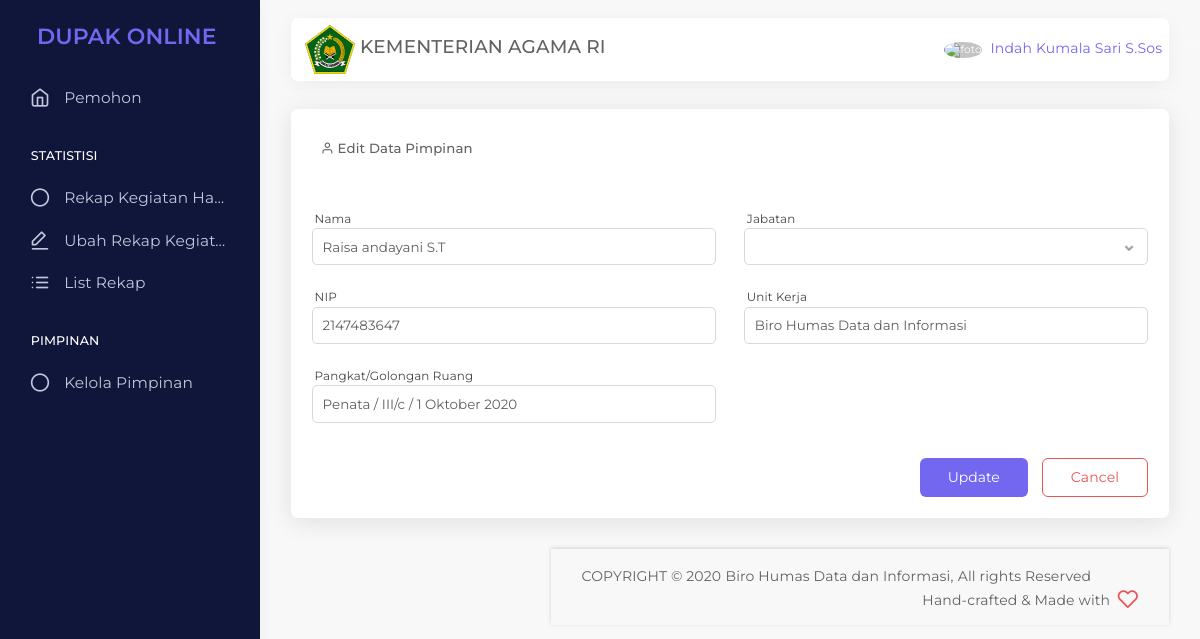
Page /statistisi/pimpinan-edit.php (signed in) on the committed database.
### tables this page shows
CREATE TABLE `pengguna` (
  `id_pengguna` int(100) NOT NULL,
  `nama` varchar(100) NOT NULL,
  `nip` varchar(225) NOT NULL,
  `password` varchar(255) NOT NULL,
  `email` varchar(255) NOT NULL,
  `alamat` varchar(255) NOT NULL,
  `no_seri_kapreg` varchar(1000) NOT NULL,
  `tempat_tanggal_lahir` varchar(100) NOT NULL,
  `tgl_lahir` date NOT NULL,
  `jenis_kelamin` varchar(100) NOT NULL,
  `pendidikan` varchar(100) NOT NULL,
  `pangkat` varchar(100) NOT NULL,
  `jabatan` enum('Statistisi Muda','Statistisi Madya') NOT NULL,
  `masa_kerja` varchar(100) NOT NULL,
  `unit_kerja` varchar(100) NOT NULL,
  `role` enum('Admin','Statistisi','Penilai') NOT NULL
);

CREATE TABLE `pimpinan` (
  `id_pimpinan` int(255) NOT NULL,
  `nama` varchar(255) NOT NULL,
  `nip` int(255) NOT NULL,
  `pangkat_golongan` varchar(255) NOT NULL,
  `jabatan` varchar(255) NOT NULL,
  `unit_kerja` varchar(255) NOT NULL
);

### session_co.php (called while the page is built, shortened)
<?php
   include('config.php');
   $user_check = $_SESSION['login'];
   $ses_sql = mysqli_query($mysqli,"SELECT * FROM pengguna WHERE nip = '$user_check'");
   while ($row = mysqli_fetch_array($ses_sql,MYSQLI_ASSOC)){
      $login_session = $row['nama'];
   }
?>

### statistisi/pimpinan-edit.php (the view, shortened to what this page needs)
<?php
include('../session_co.php');
include_once("../config.php");
?>
<?php
$id_pimpinan = isset($_GET['id_pimpinan']) ? $_GET['id_pimpinan'] : null;
$result = mysqli_query($mysqli, "SELECT * FROM pimpinan WHERE id_pimpinan LIKE '%".$id_pimpinan."%'");
while($user_data = mysqli_fetch_array($result))
{
    $nip = $user_data ['nip'];
    $nama = $user_data ['nama'];
    $pangkat_golongan=$user_data ['pangkat_golongan'];
    $jabatan=$user_data ['jabatan'];
    $unit_kerja=$user_data ['unit_kerja'];
}
?>
<!DOCTYPE html>
<html class="loading" lang="en" data-textdirection="ltr">
<head>
    <link rel="stylesheet" type="text/css" href="../app-assets/vendors/css/vendors.min.css">
    <link rel="stylesheet" type="text/css" href="../app-assets/vendors/css/tables/datatable/datatables.min.css">
    <link rel="stylesheet" type="text/css" href="../app-assets/vendors/css/file-uploaders/dropzone.min.css">
    <link rel="stylesheet" type="text/css" href="../app-assets/vendors/css/tables/datatable/extensions/dataTables.checkboxes.css">
    <link rel="stylesheet" type="text/css" href="../app-assets/css/bootstrap.css">
    <link rel="stylesheet" type="text/css" href="../app-assets/css/bootstrap-extended.css">
    <link rel="stylesheet" type="text/css" href="../app-assets/css/colors.css">
    <link rel="stylesheet" type="text/css" href="../app-assets/css/components.css">
    <link rel="stylesheet" type="text/css" href="../app-assets/css/themes/dark-layout.css">
    <link rel="stylesheet" type="text/css" href="../app-assets/css/themes/semi-dark-layout.css">
    <link rel="stylesheet" type="text/css" href="../app-assets/css/core/menu/menu-types/vertical-menu.css">
    <link rel="stylesheet" type="text/css" href="../app-assets/css/core/colors/palette-gradient.css">
    <link rel="stylesheet" type="text/css" href="../app-assets/css/plugins/file-uploaders/dropzone.css">
    <link rel="stylesheet" type="text/css" href="../app-assets/css/pages/data-list-view.css">
    <link rel="stylesheet" type="text/css" href="../assets/css/style.css">
</head>
<body class="vertical-layout vertical-menu-modern semi-dark-layout 2-columns  navbar-floating footer-static  " data-open="click" data-menu="vertical-menu-modern" data-col="2-columns" data-layout="semi-dark-layout">
    <nav class="header-navbar navbar-expand-lg navbar navbar-with-menu floating-nav navbar-light navbar-shadow">
        <div class="navbar-wrapper">
            <div class="navbar-container content">
                <div class="navbar-collapse" id="navbar-mobile">
                    <div class="mr-auto float-left bookmark-wrapper d-flex align-items-center">
                        <ul class="nav navbar-nav">
                            <li class="nav-item d-none d-lg-block"><img src="../app-assets/images/pages/kemenag25.png"><a class="h4"> KEMENTERIAN AGAMA RI</a>
                            </li>
                        </ul>
                    </div>
                        <a class="dropdown-toggle nav-link dropdown-user-link section_userinfo" href="#" data-toggle="dropdown">
                            <span class="avatar avatar-online">
                            <img src="https://sso.undip.ac.id/assets/app/images/user.png" style="max-width: 45px;" alt="foto"><i></i></span>
                            <span class="user-name" style="margin-bottom: 1rem;" >  <?php echo $login_session; ?></span></a>
                </div>
            </div>
        </div>
    </nav>
    <div class="main-menu menu-fixed menu-dark menu-accordion menu-shadow" data-scroll-to-active="true">
        <div class="navbar-header">
            <ul class="nav navbar-nav flex-row">
            <li class="nav-item mr-auto"><a class="navbar-brand" href="app-user-view.php">
                        <h2 class="brand-text mb-0">DUPAK ONLINE</h2>
                    </a></li>
                <li class="nav-item nav-toggle"><a class="nav-link modern-nav-toggle pr-0" data-toggle="collapse"></a></li>
            </ul>
        </div>
        <div class="main-menu-content">
            <ul class="navigation navigation-main" id="main-menu-navigation" data-menu="menu-navigation">
                <li class=" nav-item"><a href="app-user-view.php"><i class="feather icon-home"></i><span class="menu-title" data-i18n="Dashboard">Pemohon</span></a>
                </li>
                <li class=" navigation-header"><span>Statistisi</span>
                </li>
                <li class=" nav-item"><a href="./rekap-kegiatan-harian.php"><i class="feather icon-circle"></i><span class="menu-title" data-i18n="Rekap Kerja Harian">Rekap Kegiatan Harian</span></a>
                </li>
                <li class=" nav-item"><a href="./edit-rekap-kegiatan.php"><i class="feather icon-edit-1"></i><span class="menu-title" data-i18n="Rekap Kerja Harian">Ubah Rekap Kegiatan Harian</span></a>
                </li>
                <li class=" nav-item"><a href="./detail-rekap.php"><i class="feather icon-list"></i><span class="menu-title" data-i18n="Rekap Kerja Harian">List Rekap</span></a>
                </li>
                <li class=" navigation-header"><span>Pimpinan</span>
                </li>
                <li class=" nav-item"><a href="./pimpinan.php"><i class="feather icon-circle"></i><span class="menu-title" data-i18n="Rekap Kerja Harian">Kelola Pimpinan</span></a>
                </li>
            </ul>
        </div>
        </div>
    <div class="app-content content">
        <div class="content-wrapper">
            <div class="content-body">
                <section class="users-edit">
                    <div class="card">
                        <div class="card-content">
                            <div class="card-body">
                                <ul class="nav nav-tabs mb-3" role="tablist">
                                    <li class="nav-item">
                                        <a class="nav-link d-flex align-items-center" id="account-tab"  aria-controls="account">
                                            <i class="feather icon-user mr-25"></i><span class="d-none d-sm-block">Edit Data Pimpinan</span>
                                        </a>
                                    </li>
                                    </ul>
    <form name="update" method="post" action="./pimpinan-edit.php">
        <div class="row">
        <div class="col-12 col-sm-6">
        <div class="form-group">
        <div class="controls">
        <label>Nama</label>
    <input type="text" class="form-control" name="nama" value="<?php echo $nama;?>">
    </div>
    </div>
        <div class="form-group">
        <div class="controls">
        <label>NIP</label>
    <input type="text" class="form-control" name="nip" value="<?php echo $nip;?>">
    </div>
    </div>
        <div class="form-group">
        <div class="controls">
        <label>Pangkat/Golongan Ruang</label>
    <input type="text" class="form-control" name="pangkat_golongan" value="<?php echo $pangkat_golongan;?>">
    </div>
    </div>
    </div>
    <div class="col-12 col-sm-6">
    <div class="form-group">
        <div class="controls">
        <label>Jabatan</label>
        <select class="custom-select form-control" id="location1" name="jabatan"  value="<?php echo $jabatan;?>">
    </select>
    </div>
    </div>
    <div class="form-group">
    <div class="controls">
        <label>Unit Kerja</label>
    <input type="text" class="form-control" name="unit_kerja" value="<?php echo $unit_kerja;?>">
    </div>
    </div>
    </div>
    <div class="col-12 d-flex flex-sm-row flex-column justify-content-end mt-1">
        <input type="submit" class="btn btn-primary glow mb-1 mb-sm-0 mr-0 mr-sm-1" name="update" value="Update"></input>
        <a type="reset" class="btn btn-outline-danger" href="pimpinan.php">Cancel</a>
    </div>
    </div>
    </form>
    </div>
   </section>
   </div>
    <footer class="footer fixed-bottom navbar-shadow footer-light">
        <p class="clearfix blue-grey lighten-2 mb-0"><span class="float-md-left d-block d-md-inline-block mt-25">COPYRIGHT &copy; 2020<a class="text-bold-800 grey darken-2"  target="_blank">Biro Humas Data dan Informasi,</a>All rights Reserved</span><span class="float-md-right d-none d-md-block">Hand-crafted & Made with<i class="feather icon-heart pink"></i></span>
        </p>
    </footer>
</body>
</html>

### app-assets/css/themes/semi-dark-layout.css (style rules this page uses)
body.semi-dark-layout .main-menu { background-color : #10163A; }
body.semi-dark-layout .main-menu-content .navigation-main { background-color : #10163A; }
body.semi-dark-layout .main-menu-content .navigation-main .nav-item i { color : #C2C6DC; }
body.semi-dark-layout .main-menu-content .navigation-main .nav-item a:after, body.semi-dark-layout .main-menu-content .navigation-main .nav-item a { color : #C2C6DC; }

### app-assets/css/core/menu/menu-types/vertical-menu.css (style rules this page uses)
body.vertical-layout.vertical-menu-modern .main-menu .navigation > li > a > i { font-size : 1.2rem; margin-right : 1rem; float : left; }
body.vertical-layout.vertical-menu-modern .main-menu { -webkit-transition : 0.4s cubic-bezier(0.25, 0.8, 0.25, 1); transition : 0.4s cubic-bezier(0.25, 0.8, 0.25, 1); -webkit-transform : translate3d(0, 0, 0); transform : translate3d(0, 0, 0); -webkit-backface-visibility : hidden; backface-visibility : hidden; }
body.vertical-layout.vertical-menu-modern.menu-expanded .main-menu { width : 260px; }
body.vertical-layout.vertical-menu-modern.menu-expanded .main-menu .navigation > li > a > i { margin-right : 1rem; float : left; }
body.vertical-layout.vertical-menu-modern.menu-expanded .main-menu .navigation > li > a > i:before { font-size : 1.429rem; }
body.vertical-layout.vertical-menu-modern.menu-expanded .main-menu .navigation > li > a > span { -webkit-animation : 0.3s cubic-bezier(0.25, 0.8, 0.25, 1) 0s normal forwards 1 fadein; animation : 0.3s cubic-bezier(0.25, 0.8, 0.25, 1) 0s normal forwards 1 fadein; }
body.vertical-layout.vertical-menu-modern.menu-expanded .footer { margin-left : 260px; }
@media (min-width: 992px) { body.vertical-layout.vertical-menu-modern .main-menu { width : 260px; } }
@media (min-width: 992px) { body.vertical-layout.vertical-menu-modern .footer { margin-left : 260px; } }

### rows in the picture
pengguna: nama "Indah Kumala Sari S.Sos"
pimpinan: nama "Raisa andayani S.T", nip "2147483647", pangkat_golongan "Penata / III/c / 1 Oktober 2020", unit_kerja "Biro Humas Data dan Informasi"
